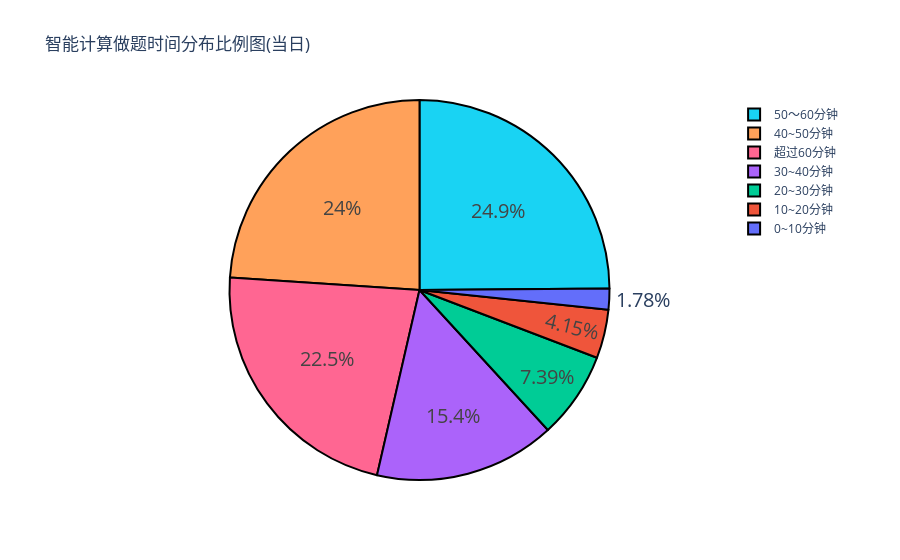

The cell this chart's notebook holds for it:
### Code cell
import plotly as py
import plotly.graph_objs as go
pyplt=py.offline.plot
labels=['0~10分钟','10~20分钟','20~30分钟','30~40分钟','40~50分钟', '50～60分钟', '超过60分钟']
values=x1_list
trace=[go.Pie(labels=labels,values=values)]
layout=go.Layout(
    title='智能计算做题时间分布比例图(当日)'
)
fig=go.Figure(data=trace,layout=layout)
fig.update_traces(hoverinfo='label+percent',
#  textinfo='value', 
 textfont_size=20, marker=dict(colors=plotly.colors.qualitative.Plotly[0:7], line=dict(color='#000000', width=2)))
pyplt(fig,filename='plot/单日智能计算时间分布饼图.html')
offline.iplot(fig)

### Figure 1 — Plotly figure (JSON) as saved in the notebook; plotly's stock layout.template omitted (floating-point values rounded to 4 significant figures)
{"data": [{"hoverinfo": "label+percent", "labels": ["0~10分钟", "10~20分钟", "20~30分钟", "30~40分钟", "40~50分钟", "50～60分钟", "超过60分钟"], "marker": {"colors": ["#636EFA", "#EF553B", "#00CC96", "#AB63FA", "#FFA15A", "#19D3F3", "#FF6692"], "line": {"color": "#000000", "width": 2}}, "textfont": {"size": 20}, "type": "pie", "values": [43, 100, 178, 371, 577, 599, 541]}], "layout": {"title": {"text": "智能计算做题时间分布比例图(当日)"}}}
